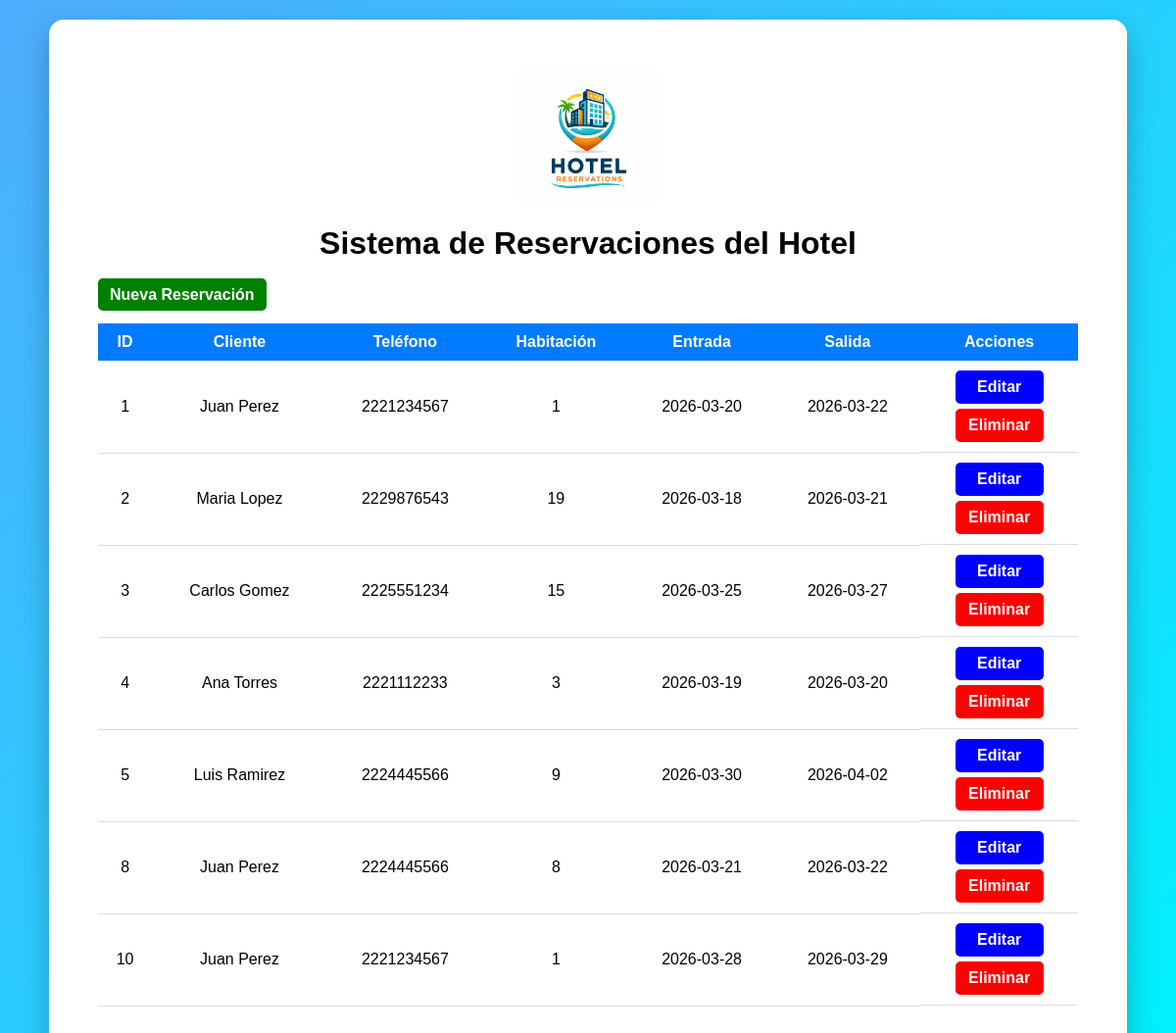
The app's page /proyectoCRUD/index.php with its own data.
### tables this page shows
CREATE TABLE `reservaciones` (
  `id` int(11) NOT NULL,
  `cliente` varchar(100) DEFAULT NULL,
  `telefono` varchar(10) DEFAULT NULL,
  `email` varchar(100) DEFAULT NULL,
  `habitacion` int(11) DEFAULT NULL,
  `tipo_habitacion` varchar(50) DEFAULT NULL,
  `fecha_entrada` date DEFAULT NULL,
  `fecha_salida` date DEFAULT NULL,
  `numero_huespedes` int(11) DEFAULT NULL,
  `metodo_pago` varchar(50) DEFAULT NULL,
  `estado_reservacion` varchar(50) DEFAULT NULL
);

### proyectoCRUD/includes/funciones.php (called while the page is built, shortened)
<?php
function obtenerReservaciones(){
$db = conectarDB();
$sql = "SELECT * FROM reservaciones";
$stmt = $db->prepare($sql);
$stmt->execute();
$resultado = $stmt->get_result();
return $resultado;
}
?>

### proyectoCRUD/index.php (the view, shortened to what this page needs)
<?php
require 'includes/funciones.php';
$resultado = obtenerReservaciones();
?>
<!DOCTYPE html>
<html lang="es">
<head>
<link rel="stylesheet" href="build/css/style.css">
</head>
<body>
<div class="container">
<img src="build/img/logo.png" class="logo">
<h1>Sistema de Reservaciones del Hotel</h1>
<a href="crear.php" class="btn btn-crear">Nueva Reservación</a>
<div class="tabla-responsive">
<table>
<thead>
<tr>
<th>ID</th>
<th>Cliente</th>
<th>Teléfono</th>
<th>Habitación</th>
<th>Entrada</th>
<th>Salida</th>
<th>Acciones</th>
</tr>
</thead>
<tbody>
<?php while($row = $resultado->fetch_assoc()): ?>
<tr>
<td><?php echo $row['id']; ?></td>
<td><?php echo $row['cliente']; ?></td>
<td><?php echo $row['telefono']; ?></td>
<td><?php echo $row['habitacion']; ?></td>
<td><?php echo $row['fecha_entrada']; ?></td>
<td><?php echo $row['fecha_salida']; ?></td>
<td class="acciones">
<a class="btn btn-editar" href="editar.php?id=<?php echo $row['id']; ?>">
Editar
</a>
<a class="btn btn-eliminar"
onclick="return confirm('¿Seguro que deseas eliminar esta reservación?')"
href="eliminar.php?id=<?php echo $row['id']; ?>">
Eliminar
</a>
</td>
</tr>
<?php endwhile; ?>
</tbody>
</table>
</div>
</div>
</body>
</html>

### proyectoCRUD/build/css/style.css (style rules this page uses)
* { margin: 0; padding: 0; box-sizing: border-box; font-family: Arial, sans-serif; }
body { background: linear-gradient(135deg,#4facfe,#00f2fe); display: flex; justify-content: center; align-items: center; min-height: 100vh; }
.container { background: white; padding: 50px; border-radius: 15px; box-shadow: 0 12px 30px rgba(0,0,0,0.25); width: 1100px; max-width: 95%; margin: 20px auto; }
.logo { width: 140px; display: block; margin: 0 auto 20px auto; }
h1 { text-align: center; margin-bottom: 25px; }
table { width: 100%; min-width: 700px; border-collapse: collapse; margin-top: 20px; }
th { background: #007bff; color: white; padding: 10px; }
td { padding: 10px; border-bottom: 1px solid #ddd; text-align: center; }
.btn { padding: 8px 12px; border-radius: 5px; text-decoration: none; color: white; font-weight: bold; transition: 0.3s; }
.btn-crear { background: green; }
.btn-editar { background: blue; }
.btn-eliminar { background: red; }
.acciones { display: flex; flex-direction: column; gap: 5px; align-items: center; }
.acciones .btn { width: 90px; text-align: center; }

### records on screen
reservaciones: id "1", cliente "Juan Perez", telefono "2221234567", habitacion "1", fecha_entrada "2026-03-20", fecha_salida "2026-03-22"
reservaciones: id "2", cliente "Maria Lopez", telefono "2229876543", habitacion "19", fecha_entrada "2026-03-18", fecha_salida "2026-03-21"
reservaciones: id "3", cliente "Carlos Gomez", telefono "2225551234", habitacion "15", fecha_entrada "2026-03-25", fecha_salida "2026-03-27"
reservaciones: id "4", cliente "Ana Torres", telefono "2221112233", habitacion "3", fecha_entrada "2026-03-19", fecha_salida "2026-03-20"
reservaciones: id "5", cliente "Luis Ramirez", telefono "2224445566", habitacion "9", fecha_entrada "2026-03-30", fecha_salida "2026-04-02"
reservaciones: id "8", cliente "Juan Perez", telefono "2224445566", habitacion "8", fecha_entrada "2026-03-21", fecha_salida "2026-03-22"
reservaciones: id "10", cliente "Juan Perez", telefono "2221234567", habitacion "1", fecha_entrada "2026-03-28", fecha_salida "2026-03-29"
